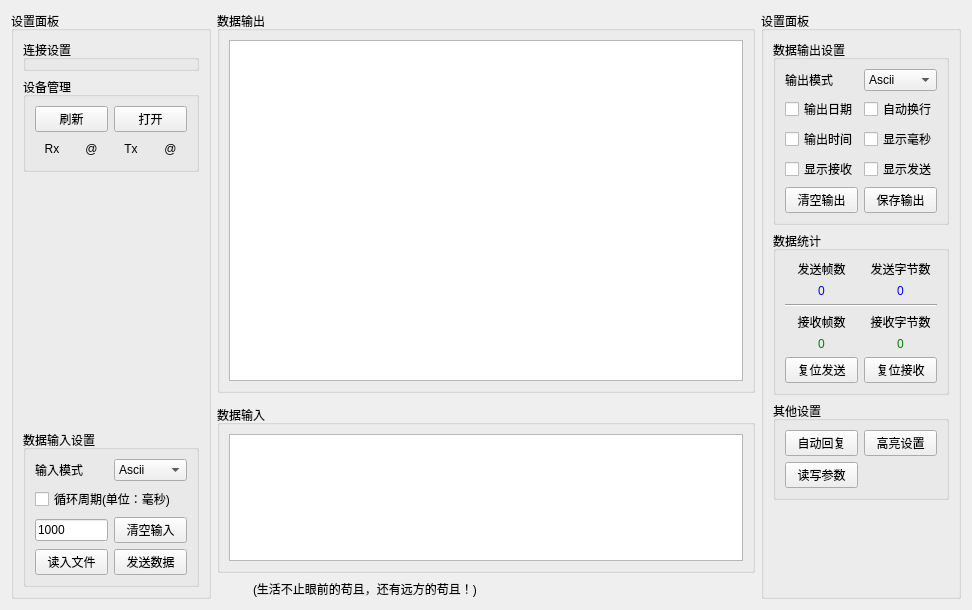
<?xml version="1.0" encoding="UTF-8"?>
<ui version="4.0">
 <class>SAKIODeviceWidget</class>
 <widget class="QWidget" name="SAKIODeviceWidget">
  <property name="geometry">
   <rect>
    <x>0</x>
    <y>0</y>
    <width>972</width>
    <height>610</height>
   </rect>
  </property>
  <property name="windowTitle">
   <string>Form</string>
  </property>
  <layout class="QGridLayout" name="gridLayout">
   <item row="0" column="1" colspan="2">
    <widget class="QGroupBox" name="groupBox">
     <property name="title">
      <string>数据输出</string>
     </property>
     <layout class="QGridLayout" name="gridLayout_6">
      <item row="0" column="0">
       <widget class="QTextBrowser" name="outputTextBroswer"/>
      </item>
     </layout>
    </widget>
   </item>
   <item row="2" column="1" colspan="2">
    <widget class="QGroupBox" name="groupBox_3">
     <property name="maximumSize">
      <size>
       <width>16777215</width>
       <height>168</height>
      </size>
     </property>
     <property name="title">
      <string>数据输入</string>
     </property>
     <layout class="QGridLayout" name="gridLayout_4">
      <item row="0" column="0">
       <widget class="QTextEdit" name="inputTextEdit"/>
      </item>
     </layout>
    </widget>
   </item>
   <item row="0" column="0" rowspan="4">
    <widget class="QGroupBox" name="groupBox_2">
     <property name="sizePolicy">
      <sizepolicy hsizetype="Expanding" vsizetype="Preferred">
       <horstretch>0</horstretch>
       <verstretch>0</verstretch>
      </sizepolicy>
     </property>
     <property name="minimumSize">
      <size>
       <width>0</width>
       <height>0</height>
      </size>
     </property>
     <property name="maximumSize">
      <size>
       <width>200</width>
       <height>16777215</height>
      </size>
     </property>
     <property name="styleSheet">
      <string notr="true">QFrame {
	border: 0;
}</string>
     </property>
     <property name="title">
      <string>设置面板</string>
     </property>
     <layout class="QVBoxLayout" name="verticalLayout">
      <item>
       <widget class="QGroupBox" name="groupBoxCustom">
        <property name="minimumSize">
         <size>
          <width>0</width>
          <height>0</height>
         </size>
        </property>
        <property name="maximumSize">
         <size>
          <width>16777215</width>
          <height>16777215</height>
         </size>
        </property>
        <property name="title">
         <string>连接设置</string>
        </property>
       </widget>
      </item>
      <item>
       <widget class="QGroupBox" name="groupBox_4">
        <property name="title">
         <string>设备管理</string>
        </property>
        <layout class="QGridLayout" name="gridLayout_7">
         <item row="1" column="1">
          <widget class="QLabel" name="rxLabel">
           <property name="minimumSize">
            <size>
             <width>22</width>
             <height>22</height>
            </size>
           </property>
           <property name="font">
            <font>
             <pointsize>9</pointsize>
            </font>
           </property>
           <property name="text">
            <string>@</string>
           </property>
           <property name="alignment">
            <set>Qt::AlignCenter</set>
           </property>
          </widget>
         </item>
         <item row="1" column="2">
          <widget class="QLabel" name="label_5">
           <property name="text">
            <string>Tx</string>
           </property>
           <property name="alignment">
            <set>Qt::AlignCenter</set>
           </property>
          </widget>
         </item>
         <item row="1" column="3">
          <widget class="QLabel" name="txLabel">
           <property name="minimumSize">
            <size>
             <width>22</width>
             <height>22</height>
            </size>
           </property>
           <property name="text">
            <string>@</string>
           </property>
           <property name="alignment">
            <set>Qt::AlignCenter</set>
           </property>
          </widget>
         </item>
         <item row="1" column="0">
          <widget class="QLabel" name="label">
           <property name="text">
            <string>Rx</string>
           </property>
           <property name="alignment">
            <set>Qt::AlignCenter</set>
           </property>
          </widget>
         </item>
         <item row="0" column="0" colspan="2">
          <widget class="QPushButton" name="refreshPushButton">
           <property name="text">
            <string>刷新</string>
           </property>
          </widget>
         </item>
         <item row="0" column="2" colspan="2">
          <widget class="QPushButton" name="switchPushButton">
           <property name="text">
            <string>打开</string>
           </property>
          </widget>
         </item>
        </layout>
       </widget>
      </item>
      <item>
       <spacer name="verticalSpacer">
        <property name="orientation">
         <enum>Qt::Vertical</enum>
        </property>
        <property name="sizeHint" stdset="0">
         <size>
          <width>5</width>
          <height>5</height>
         </size>
        </property>
       </spacer>
      </item>
      <item>
       <widget class="QGroupBox" name="groupBox_5">
        <property name="title">
         <string>数据输入设置</string>
        </property>
        <layout class="QGridLayout" name="gridLayout_3">
         <item row="0" column="0">
          <widget class="QLabel" name="label_4">
           <property name="text">
            <string>输入模式</string>
           </property>
          </widget>
         </item>
         <item row="0" column="1">
          <widget class="QComboBox" name="inputModelComboBox">
           <property name="currentIndex">
            <number>4</number>
           </property>
           <item>
            <property name="text">
             <string>Bin</string>
            </property>
           </item>
           <item>
            <property name="text">
             <string>Oct</string>
            </property>
           </item>
           <item>
            <property name="text">
             <string>Dec</string>
            </property>
           </item>
           <item>
            <property name="text">
             <string>Hex</string>
            </property>
           </item>
           <item>
            <property name="text">
             <string>Ascii</string>
            </property>
           </item>
           <item>
            <property name="text">
             <string>Utf8</string>
            </property>
           </item>
          </widget>
         </item>
         <item row="1" column="0" colspan="2">
          <widget class="QCheckBox" name="cycleEnableCheckBox">
           <property name="text">
            <string>循环周期(单位：毫秒)</string>
           </property>
          </widget>
         </item>
         <item row="2" column="0">
          <widget class="QLineEdit" name="cycleTimeLineEdit">
           <property name="sizePolicy">
            <sizepolicy hsizetype="Ignored" vsizetype="Fixed">
             <horstretch>0</horstretch>
             <verstretch>0</verstretch>
            </sizepolicy>
           </property>
           <property name="text">
            <string>1000</string>
           </property>
          </widget>
         </item>
         <item row="3" column="0">
          <widget class="QPushButton" name="readinFilePushButton">
           <property name="text">
            <string>读入文件</string>
           </property>
          </widget>
         </item>
         <item row="2" column="1">
          <widget class="QPushButton" name="clearInputPushButton">
           <property name="text">
            <string>清空输入</string>
           </property>
          </widget>
         </item>
         <item row="3" column="1">
          <widget class="QPushButton" name="sendPushButton">
           <property name="text">
            <string>发送数据</string>
           </property>
          </widget>
         </item>
        </layout>
       </widget>
      </item>
     </layout>
    </widget>
   </item>
   <item row="0" column="3" rowspan="4">
    <widget class="QGroupBox" name="groupBox_8">
     <property name="maximumSize">
      <size>
       <width>200</width>
       <height>16777215</height>
      </size>
     </property>
     <property name="title">
      <string>设置面板</string>
     </property>
     <layout class="QVBoxLayout" name="verticalLayout_2">
      <item>
       <widget class="QGroupBox" name="groupBox_6">
        <property name="sizePolicy">
         <sizepolicy hsizetype="Minimum" vsizetype="Preferred">
          <horstretch>0</horstretch>
          <verstretch>0</verstretch>
         </sizepolicy>
        </property>
        <property name="title">
         <string>数据输出设置</string>
        </property>
        <layout class="QGridLayout" name="gridLayout_2">
         <item row="2" column="0">
          <widget class="QCheckBox" name="showDateCheckBox">
           <property name="text">
            <string>输出日期</string>
           </property>
          </widget>
         </item>
         <item row="4" column="1">
          <widget class="QCheckBox" name="showMsCheckBox">
           <property name="text">
            <string>显示毫秒</string>
           </property>
           <property name="checkable">
            <bool>true</bool>
           </property>
           <property name="checked">
            <bool>false</bool>
           </property>
          </widget>
         </item>
         <item row="0" column="1">
          <widget class="QComboBox" name="outputModelComboBox">
           <property name="currentIndex">
            <number>4</number>
           </property>
           <item>
            <property name="text">
             <string>Bin</string>
            </property>
           </item>
           <item>
            <property name="text">
             <string>Oct</string>
            </property>
           </item>
           <item>
            <property name="text">
             <string>Dec</string>
            </property>
           </item>
           <item>
            <property name="text">
             <string>Hex</string>
            </property>
           </item>
           <item>
            <property name="text">
             <string>Ascii</string>
            </property>
           </item>
           <item>
            <property name="text">
             <string>Utf8</string>
            </property>
           </item>
          </widget>
         </item>
         <item row="9" column="1">
          <widget class="QPushButton" name="saveOutputPushButton">
           <property name="text">
            <string>保存输出</string>
           </property>
          </widget>
         </item>
         <item row="2" column="1">
          <widget class="QCheckBox" name="autoWrapCheckBox">
           <property name="text">
            <string>自动换行</string>
           </property>
          </widget>
         </item>
         <item row="5" column="1">
          <widget class="QCheckBox" name="showTxDataCheckBox">
           <property name="text">
            <string>显示发送</string>
           </property>
          </widget>
         </item>
         <item row="5" column="0">
          <widget class="QCheckBox" name="showRxDataCheckBox">
           <property name="text">
            <string>显示接收</string>
           </property>
          </widget>
         </item>
         <item row="9" column="0">
          <widget class="QPushButton" name="clearOutputPushButton">
           <property name="text">
            <string>清空输出</string>
           </property>
          </widget>
         </item>
         <item row="4" column="0">
          <widget class="QCheckBox" name="showTimeCheckBox">
           <property name="text">
            <string>输出时间</string>
           </property>
          </widget>
         </item>
         <item row="0" column="0">
          <widget class="QLabel" name="label_6">
           <property name="text">
            <string>输出模式</string>
           </property>
          </widget>
         </item>
        </layout>
       </widget>
      </item>
      <item>
       <widget class="QGroupBox" name="groupBox_7">
        <property name="sizePolicy">
         <sizepolicy hsizetype="Minimum" vsizetype="Preferred">
          <horstretch>0</horstretch>
          <verstretch>0</verstretch>
         </sizepolicy>
        </property>
        <property name="title">
         <string>数据统计</string>
        </property>
        <layout class="QGridLayout" name="gridLayout_5">
         <item row="3" column="0">
          <widget class="QLabel" name="label_1">
           <property name="text">
            <string>接收帧数</string>
           </property>
           <property name="alignment">
            <set>Qt::AlignCenter</set>
           </property>
          </widget>
         </item>
         <item row="3" column="1">
          <widget class="QLabel" name="label_7">
           <property name="text">
            <string>接收字节数</string>
           </property>
           <property name="alignment">
            <set>Qt::AlignCenter</set>
           </property>
          </widget>
         </item>
         <item row="4" column="0">
          <widget class="QLabel" name="rxFramesLabel">
           <property name="styleSheet">
            <string notr="true">QLabel#rxFramesLabel{
    color:green
}</string>
           </property>
           <property name="text">
            <string>0</string>
           </property>
           <property name="alignment">
            <set>Qt::AlignCenter</set>
           </property>
          </widget>
         </item>
         <item row="5" column="0">
          <widget class="QPushButton" name="resetTxCountPushButton">
           <property name="text">
            <string>复位发送</string>
           </property>
          </widget>
         </item>
         <item row="5" column="1">
          <widget class="QPushButton" name="resetRxCountPushButton">
           <property name="text">
            <string>复位接收</string>
           </property>
          </widget>
         </item>
         <item row="0" column="0">
          <widget class="QLabel" name="label_2">
           <property name="text">
            <string>发送帧数</string>
           </property>
           <property name="alignment">
            <set>Qt::AlignCenter</set>
           </property>
          </widget>
         </item>
         <item row="1" column="0">
          <widget class="QLabel" name="txFramesLabel">
           <property name="styleSheet">
            <string notr="true">QLabel#txFramesLabel{
    color:blue
}</string>
           </property>
           <property name="text">
            <string>0</string>
           </property>
           <property name="alignment">
            <set>Qt::AlignCenter</set>
           </property>
          </widget>
         </item>
         <item row="0" column="1">
          <widget class="QLabel" name="label_3">
           <property name="text">
            <string>发送字节数</string>
           </property>
           <property name="alignment">
            <set>Qt::AlignCenter</set>
           </property>
          </widget>
         </item>
         <item row="4" column="1">
          <widget class="QLabel" name="rxBytesLabel">
           <property name="styleSheet">
            <string notr="true">QLabel#rxBytesLabel{
    color:green
}</string>
           </property>
           <property name="text">
            <string>0</string>
           </property>
           <property name="alignment">
            <set>Qt::AlignCenter</set>
           </property>
          </widget>
         </item>
         <item row="1" column="1">
          <widget class="QLabel" name="txBytesLabel">
           <property name="styleSheet">
            <string notr="true">QLabel#txBytesLabel{
    color:blue
}</string>
           </property>
           <property name="text">
            <string>0</string>
           </property>
           <property name="alignment">
            <set>Qt::AlignCenter</set>
           </property>
          </widget>
         </item>
         <item row="2" column="0" colspan="2">
          <widget class="Line" name="line">
           <property name="orientation">
            <enum>Qt::Horizontal</enum>
           </property>
          </widget>
         </item>
        </layout>
       </widget>
      </item>
      <item>
       <widget class="QGroupBox" name="groupBox_9">
        <property name="title">
         <string>其他设置</string>
        </property>
        <layout class="QGridLayout" name="gridLayout_8">
         <item row="0" column="1">
          <widget class="QPushButton" name="highlightSettingPushButton">
           <property name="text">
            <string>高亮设置</string>
           </property>
          </widget>
         </item>
         <item row="0" column="0">
          <widget class="QPushButton" name="autoResponseSettingPushButton">
           <property name="text">
            <string>自动回复</string>
           </property>
          </widget>
         </item>
         <item row="1" column="0">
          <widget class="QPushButton" name="readWriteSettingPushButton">
           <property name="text">
            <string>读写参数</string>
           </property>
          </widget>
         </item>
        </layout>
       </widget>
      </item>
      <item>
       <spacer name="verticalSpacer_2">
        <property name="orientation">
         <enum>Qt::Vertical</enum>
        </property>
        <property name="sizeHint" stdset="0">
         <size>
          <width>20</width>
          <height>40</height>
         </size>
        </property>
       </spacer>
      </item>
     </layout>
    </widget>
   </item>
   <item row="3" column="1" colspan="2">
    <widget class="QFrame" name="frame">
     <property name="minimumSize">
      <size>
       <width>0</width>
       <height>20</height>
      </size>
     </property>
     <property name="styleSheet">
      <string notr="true">QFrame {
	border: 0
}</string>
     </property>
     <property name="frameShape">
      <enum>QFrame::StyledPanel</enum>
     </property>
     <property name="frameShadow">
      <enum>QFrame::Raised</enum>
     </property>
     <layout class="QHBoxLayout" name="horizontalLayout">
      <property name="leftMargin">
       <number>0</number>
      </property>
      <property name="topMargin">
       <number>0</number>
      </property>
      <property name="rightMargin">
       <number>0</number>
      </property>
      <property name="bottomMargin">
       <number>0</number>
      </property>
      <item>
       <spacer name="horizontalSpacer">
        <property name="orientation">
         <enum>Qt::Horizontal</enum>
        </property>
        <property name="sizeType">
         <enum>QSizePolicy::Fixed</enum>
        </property>
        <property name="sizeHint" stdset="0">
         <size>
          <width>10</width>
          <height>20</height>
         </size>
        </property>
       </spacer>
      </item>
      <item>
       <widget class="QLabel" name="labelInfoIcon">
        <property name="maximumSize">
         <size>
          <width>20</width>
          <height>20</height>
         </size>
        </property>
        <property name="text">
         <string/>
        </property>
       </widget>
      </item>
      <item>
       <widget class="QLabel" name="labelOutput">
        <property name="text">
         <string>(生活不止眼前的苟且，还有远方的苟且！)</string>
        </property>
       </widget>
      </item>
      <item>
       <widget class="QLabel" name="labelTips">
        <property name="text">
         <string/>
        </property>
       </widget>
      </item>
     </layout>
    </widget>
   </item>
  </layout>
 </widget>
 <resources/>
 <connections/>
</ui>
